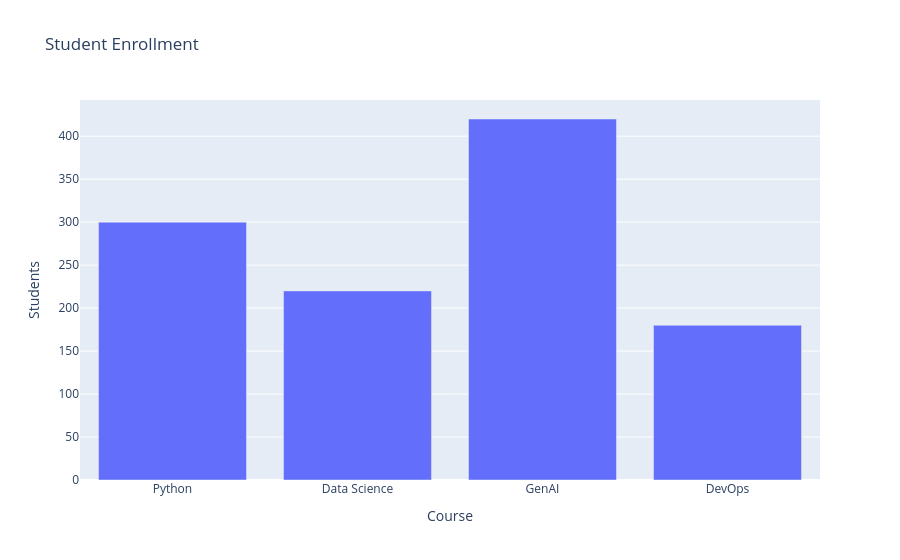

The cell this chart's notebook holds for it:
### Code cell
px.bar(df, x="Course", y="Students", title="Student Enrollment")

### Figure 1 — Plotly figure (JSON) as saved in the notebook; plotly's stock layout.template omitted (floating-point values rounded to 4 significant figures)
{"data": [{"hovertemplate": "Course=%{x}<br>Students=%{y}<extra></extra>", "legendgroup": "", "marker": {"color": "#636efa", "pattern": {"shape": ""}}, "name": "", "orientation": "v", "showlegend": false, "textposition": "auto", "type": "bar", "x": ["Python", "Data Science", "GenAI", "DevOps"], "xaxis": "x", "y": [300, 220, 420, 180], "yaxis": "y"}], "layout": {"barmode": "relative", "legend": {"tracegroupgap": 0}, "title": {"text": "Student Enrollment"}, "xaxis": {"anchor": "y", "domain": [0, 1], "title": {"text": "Course"}}, "yaxis": {"anchor": "x", "domain": [0, 1], "title": {"text": "Students"}}}}
